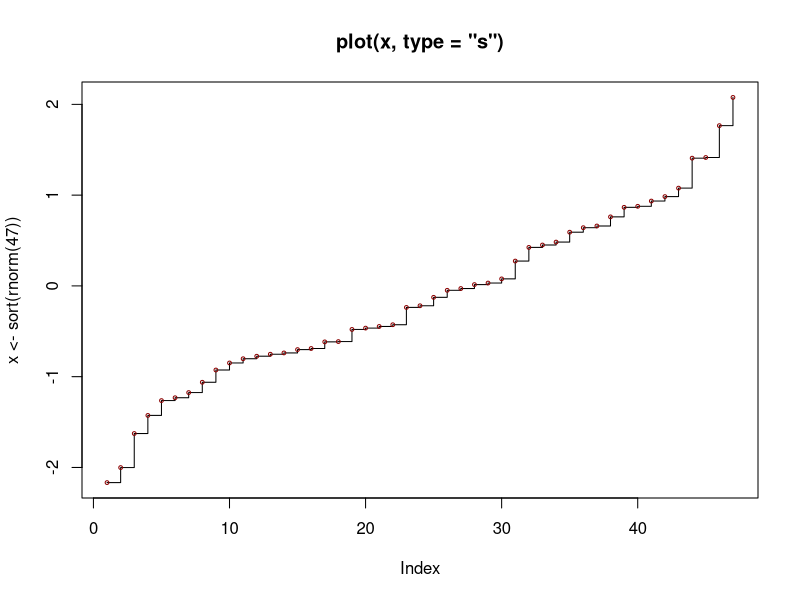

Write the R code that produced this figure.
## ---- chunk 1
e <- new.env()
e$a <- 15
e$b <-  matrix(rnorm(1:12), ncol = 3, byrow = TRUE)
e$table <- colnames(c("col1", "clol2", "col3"))
e$table <- rownames(c("R 1", "R 2", "R 3"))
e$table <- as.table(e$b)
print(e$table)
plot(x <- sort(rnorm(47)), type = "s", main = "plot(x, type = \"s\")")
points(x, cex = .5, col = "dark red")
